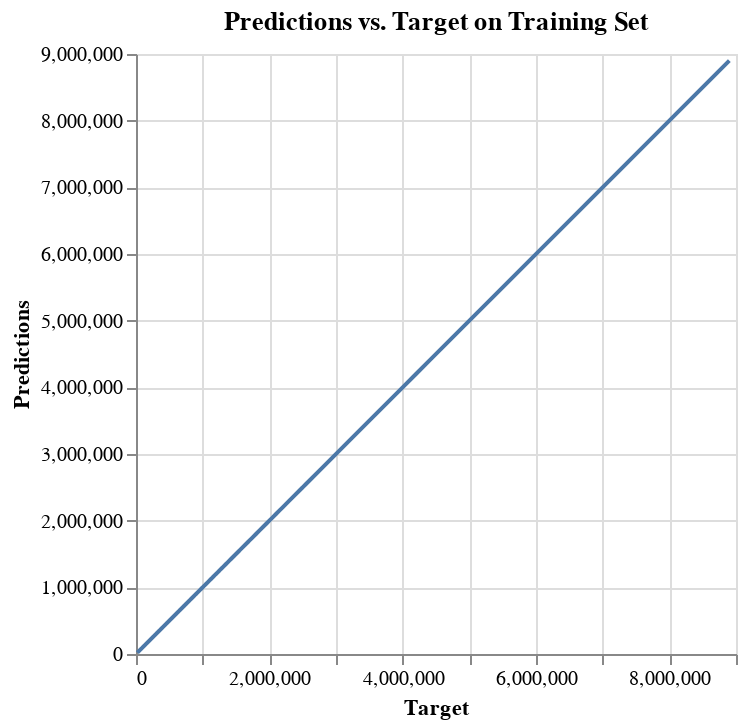

Notebook cell for this chart:
### Markdown cell above
**[5.6]** Display the predictions versus the target line charts on the training set

### Code cell
import pandas as pd
import altair as alt

# Create a DataFrame for plotting
predictions_df = pd.DataFrame({'Target': y_train, 'Predictions': y_preds})

# Create the Altair chart
chart = alt.Chart(predictions_df).mark_line().encode(
    x=alt.X('Target', title='Target'),
    y=alt.Y('Predictions', title='Predictions')
).properties(
    title='Predictions vs. Target on Training Set'
)

# Display the chart
chart.display()

### Figure 1 — Vega-Lite specification as saved in the notebook (floating-point values rounded to 4 significant figures; data arrays with more than 128 entries replaced by an {"elided": "..."} marker saying what was removed)
{"config": {"view": {"continuousWidth": 300, "continuousHeight": 300}}, "data": {"name": "data-ff4f10d88c6faeb25e05632c85069a91"}, "mark": {"type": "line"}, "encoding": {"x": {"field": "Target", "title": "Target", "type": "quantitative"}, "y": {"field": "Predictions", "title": "Predictions", "type": "quantitative"}}, "title": "Predictions vs. Target on Training Set", "$schema": "https://vega.github.io/schema/vega-lite/v5.20.1.json", "datasets": {"data-ff4f10d88c6faeb25e05632c85069a91": {"elided": "3265 records"}}}
